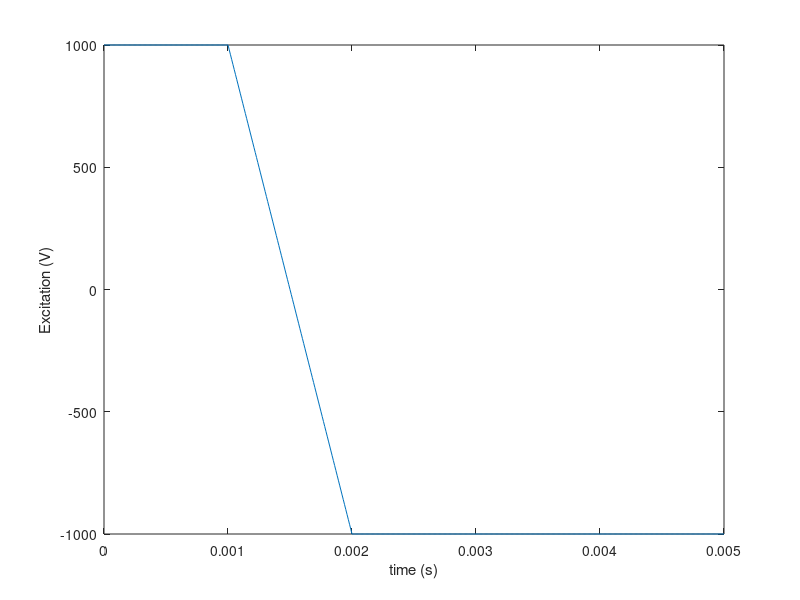
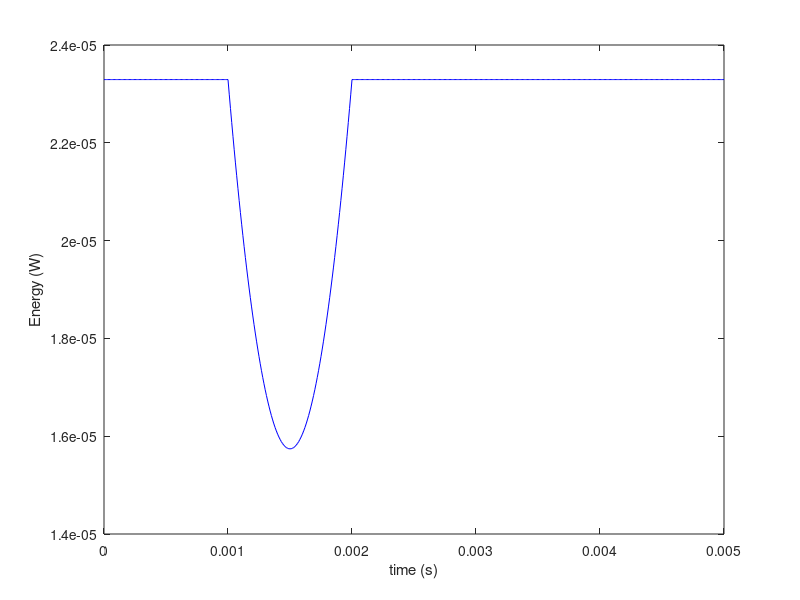
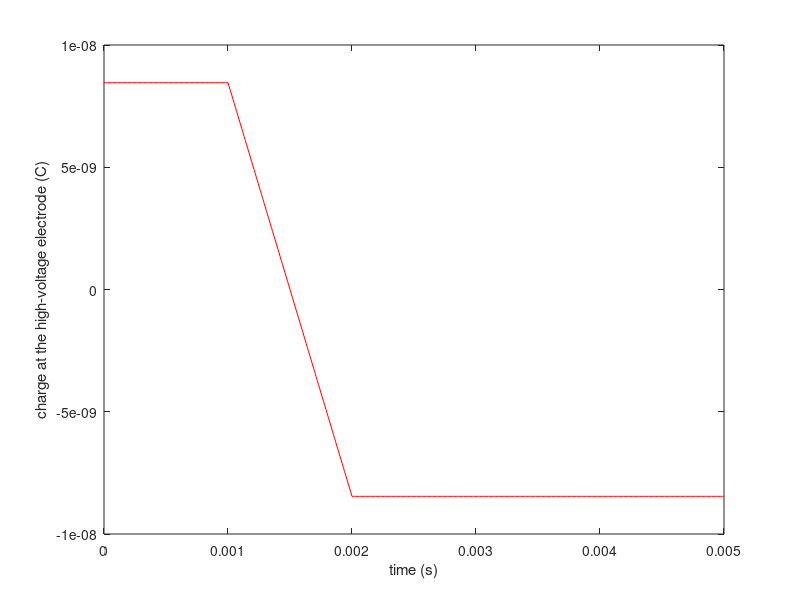

Write MATLAB code to recreate these figures, in order. (Note: this script raises an error after producing the figures.)
% Benchmark3
% High-voltage cable termination 

load('benchmark3.mat');

% Setup matrices
K = Ksigma(idxdof,idxdof);
M = Keps(idxdof,idxdof);
f1 = -sum(Ksigma(idxdof,idxbcs),2);
f2 = -sum(Keps(idxdof,idxbcs),2);

% Compute steady state
Uapp = 1000;
y0   = pcg(K,f1*Uapp,1e-6,1000);

% Setup rhs
tswitch = 1e-3;
pp      = interp1([0 tswitch 2*tswitch 1],[1 1 -1 -1],'linear','pp');
ftU     = @(t) Uapp*ppval(pp,t);
ppd     = mkpp([0 tswitch 2*tswitch 1],[0;-1/(2*tswitch);0]);
ftdUdt  = @(t) Uapp*ppval(ppd,t);
rhs     = @(t) f1*ftU(t)+f2*ftdUdt(t);

% Init time stepping
dt      = 1e-5;
t       = 0:dt:5e-3;
x       = zeros(length(y0),length(t));
x(:,1)  = y0;

% Euler
[L, U, P, Q] = lu (M/dt+K);
for j=2:length(t)
	b=(M/dt)*x(:,j-1) + rhs(t(j));
	x(:,j) = Q*(U\(L\(P*b)));
end

% Reconstruct solution
Phi = zeros(size(Ksigma,1),length(t)); 
Phi(idxdof,:) = x; 
Phi(idxbcs,:) = ones(length(idxbcs),1)*ftU(t);

% Plot
figure; 
v = ftU(t);
plot(t,v,'-'); 
xlabel('time (s)'); 
ylabel('Excitation (V)');

figure; 
W = 1/2*sum(Phi.*(Keps*Phi),1);
plot(t,W,'-b'); 
xlabel('time (s)'); 
ylabel('Energy (W)');

figure;
q = Keps*Phi;
Q = sum(q(idxbcs,:),1);
plot(t,Q,'-r'); 
xlabel('time (s)'); 
ylabel('charge at the high-voltage electrode (C)');

% Store results
dlmwrite('benchmark3.csv',{'t','v','W','Q'})
dlmwrite('benchmark3.csv',[t(:) v(:) W(:) Q(:)],'-append')